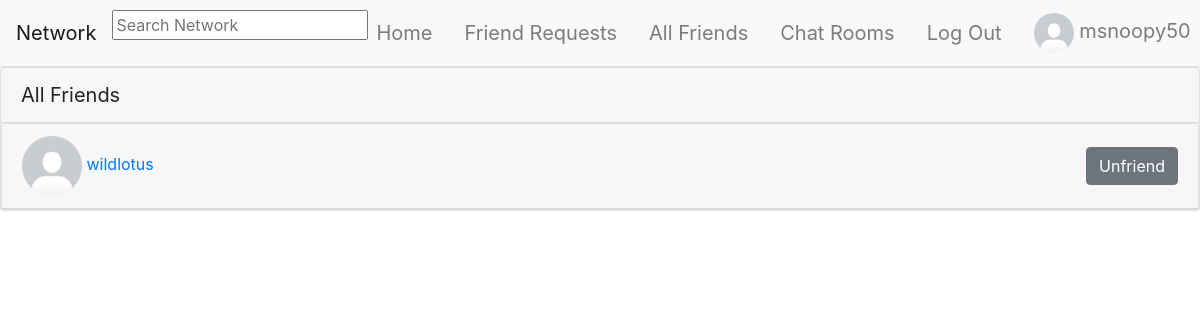
The app's page /friends (signed in), older data.
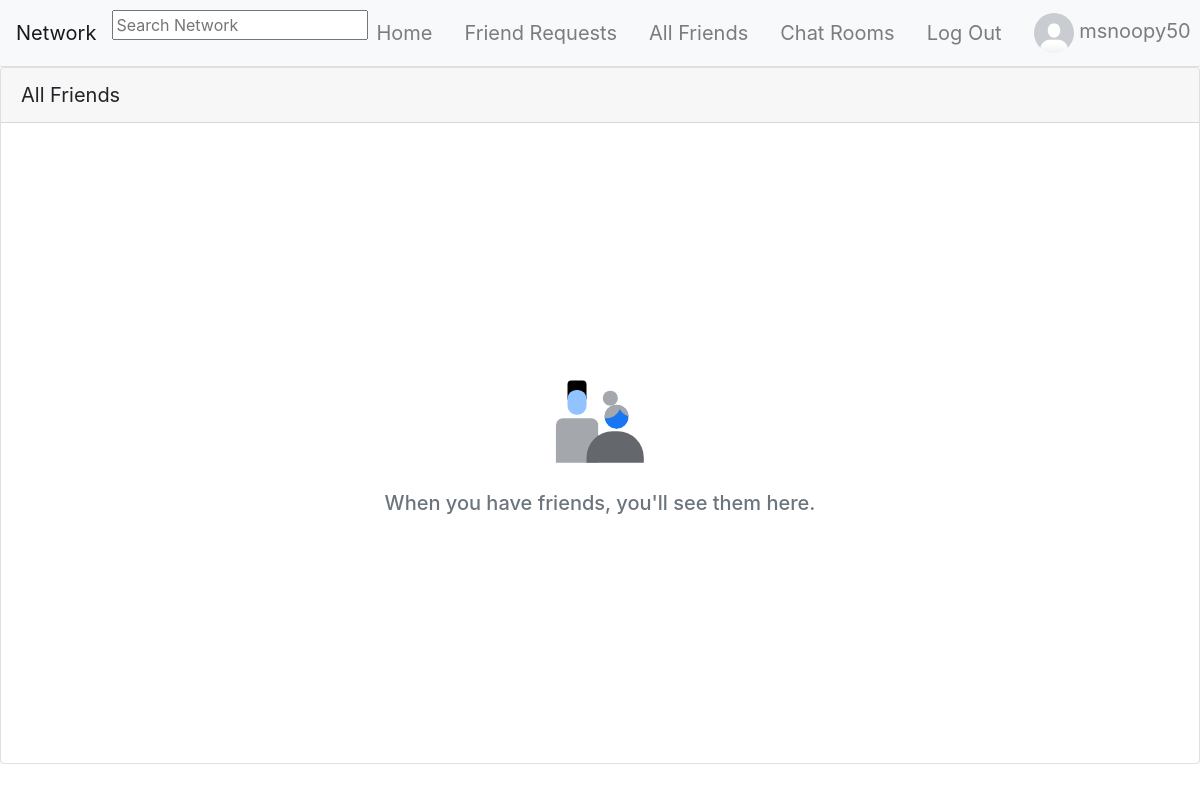
The same page, newer data.
### network/models.py (models this page shows, shortened)
class User(AbstractUser):
    pass

class UserProfile(models.Model):
    user = models.OneToOneField(User, primary_key=True, related_name="profile", on_delete=models.CASCADE)
    bio = models.TextField(blank=True, default="No Bio...", max_length=101)
    picture = models.ImageField(blank=True, default="default_profile_image.png")
    friends = models.ManyToManyField(User, blank=True, related_name="friends")
    blocked = models.ManyToManyField(User, blank=True, related_name="blocked")

class FriendRequest(models.Model):
    from_user = models.ForeignKey(User, related_name="from_user", on_delete=models.CASCADE)
    to_user = models.ForeignKey(User, related_name="to_user", on_delete=models.CASCADE)
    active = models.BooleanField(default=True)
    class Meta:
        constraints = [
            models.UniqueConstraint(
                name="%(app_label)s_%(class)s_unique_relationships",
                fields=["from_user", "to_user"]
            ),
            models.CheckConstraint(
                name="%(app_label)s_%(class)s_prevent_self_friending",
                check=~models.Q(from_user=models.F("to_user")),
            ),
        ]

### network/views.py (the view)
# urls.py: path("friends", views.friends, name="friends"),
@login_required
def friends(request):
    try:
        profile = UserProfile.objects.get(pk=request.user.id)
        friends = profile.friends.all()
        friend_requests = FriendRequest.objects.filter(
            Q(from_user__in=friends, to_user=request.user) | Q(to_user__in=friends, from_user=request.user)
        )
        context = {}
        context["friends"] = friend_requests
        for friend_request in friend_requests:
            if friend_request.to_user == profile.user:
                requests_friends = friend_requests.values_list('from_user', flat=True)
            else:
                requests_friends = friend_requests.values_list('to_user', flat=True)
            requests_profiles = UserProfile.objects.filter(pk__in=requests_friends)
            friends_with_profile = profile.friends.values_list('pk', flat=True)
            for request_profile in requests_profiles:
                request_friends = request_profile.friends.filter(pk__in=friends_with_profile)
                print(request_friends)
            context["mutual_friends"] = request_friends
            context["mutual_friends_amount"] = request_friends.count()
    except UserProfile.DoesNotExist:
        return JsonResponse({"error": "User profile matching query does not exist."}, status=400)
    return render(request, "network/friends.html", context)

### templates/network/friends.html (shortened to what this page needs)
{% extends "network/layout.html" %} {% load static %}
{% block body %}
    <div class="card">
        <div class="card-header" style="font-size: 20px;">All Friends</div>
    {% for friend_request in friends %}
    {% if friend_request.to_user == request.user %}
        <div class="card">
            <div class="card-header d-flex">
                <div id="friend_request_header_{{friend_request.id}}">
                    <a href="{% url 'profile' friend_request.from_user.id %}">
                        <img src="{{ friend_request.from_user.profile.picture.url }}" alt="" width="60px" height="60px"
                            style="border-radius: 50%">
                    </a>
                </div>
                <div class="d-flex flex-column ml-2">
                    <div>
                        <a href="{% url 'profile' friend_request.from_user.id %}">
                            {{ friend_request.from_user }}
                        </a>
                    </div>
                </div>
                <div class="d-flex ml-auto align-items-center">
                    <button type="button" data-toggle="modal" data-target="#myModal" class="btn btn-secondary"
                        style="float: right">Unfriend</button>
                </div>
            </div>
        </div>
    {% else %}
        <div class="card">
            <div class="card-header d-flex justify-content-between">
                <div>
                    <a href="{% url 'profile' friend_request.to_user.id %}">
                        <div id="friend_request_header_{{friend_request.id}}">
                            <img src="{{ friend_request.to_user.profile.picture.url }}" alt="" width="60px" height="60px"
                                style="border-radius: 50%">
                            {{ friend_request.to_user }}
                        </div>
                    </a>
                </div>
                <div class="d-flex align-items-center">
                    <button type="button" data-toggle="modal" data-target="#myModal" class="btn btn-secondary"
                        style="float: right">Unfriend</button>
                </div>
            </div>
        </div>
    {% endif %}
{% empty %}
    <div class="d-flex align-items-center justify-content-center flex-column" style="min-height: 640px;">
        <div class="p-2">
            <img src="{% static 'network/images/null_states_people_gray_wash.svg' %}" width="112" height="112" alt="">
        </div>
        <div class="p-2 text-muted">
            <h5 class="text-muted">When you have friends, you'll see them here.</h5>
        </div>
    </div>
{% endfor %}
    </div>
{% endblock %}

### templates/network/layout.html (shortened to what this page needs)
{% load static %}
<!DOCTYPE html>
<html lang="en">
<head>
    <link rel="stylesheet" href="https://stackpath.bootstrapcdn.com/bootstrap/4.4.1/css/bootstrap.min.css">
    <link rel="stylesheet" href="{% static 'network/css/styles.css' %}">
    <link rel="stylesheet" href="https://unpkg.com/@trevoreyre/autocomplete-js/dist/style.css">
</head>
<body>
    <nav class="navbar navbar-expand-lg navbar-light bg-light sticky-top border-bottom">
        <a class="navbar-brand" href="{% url 'index' %}">Network</a>
        <div id="autocomplete" class="autocomplete" style="width: 320px;">
            <form action="{% url 'search_results' %}" method="get">
                <input class="autocomplete-input" id="autocomplete_input" placeholder="Search Network" name="q">
            </form>
        </div>
        <div class="collapse navbar-collapse" id="navbarNav">
            <ul class="navbar-nav mx-auto">
                <li class="nav-item">
                    <a class="navbar-brand nav-link" href="{% url 'index' %}">
                        Home
                    </a>
                </li>
                {% if user.is_authenticated %}
                <li class="nav-item">
                    <a class="navbar-brand nav-link" href="{% url 'friend_requests' %}">
                        Friend Requests
                    </a>
                </li>
                <li class="nav-item">
                    <a class="navbar-brand nav-link" href="{% url 'friends' %}">
                        All Friends
                    </a>
                </li>
                <li class="nav-item">
                    <a class="navbar-brand nav-link" href="{% url 'chat:index' %}">
                        Chat Rooms
                    </a>
                </li>
                <li class="nav-item">
                    <a class="navbar-brand nav-link" href="{% url 'account_logout' %}">
                        Log Out
                    </a>
                </li>
                {% endif %}
            </ul>
            {% if user.is_authenticated %}
                <ul class="navbar-nav ml-auto">
                    <a class="nav-link navbar-brand" href="{% url 'profile' user.id %}" id="profile">
                        <li class="nav-item">
                            <img src="{{ user.profile.picture.url }}" alt="Logged in Profile Picture" width="40" height="40" style="border-radius: 50%;" id="logged_in_picture">
                            {{ user.username }}
                        </li>
                    </a>
                </ul>
            {% endif %}
        </div>
    </nav>
    <div class="body">
        {% block body %}
        {% endblock %}
    </div>
</body>
</html>

Row changes from the older to the newer data that the page shows:
removed FriendRequest: to_user.profile.picture (placeholder picture), to_user "wildlotus"
Text that changed along with them:
text now shown: "When you have friends, you'll see them here."
